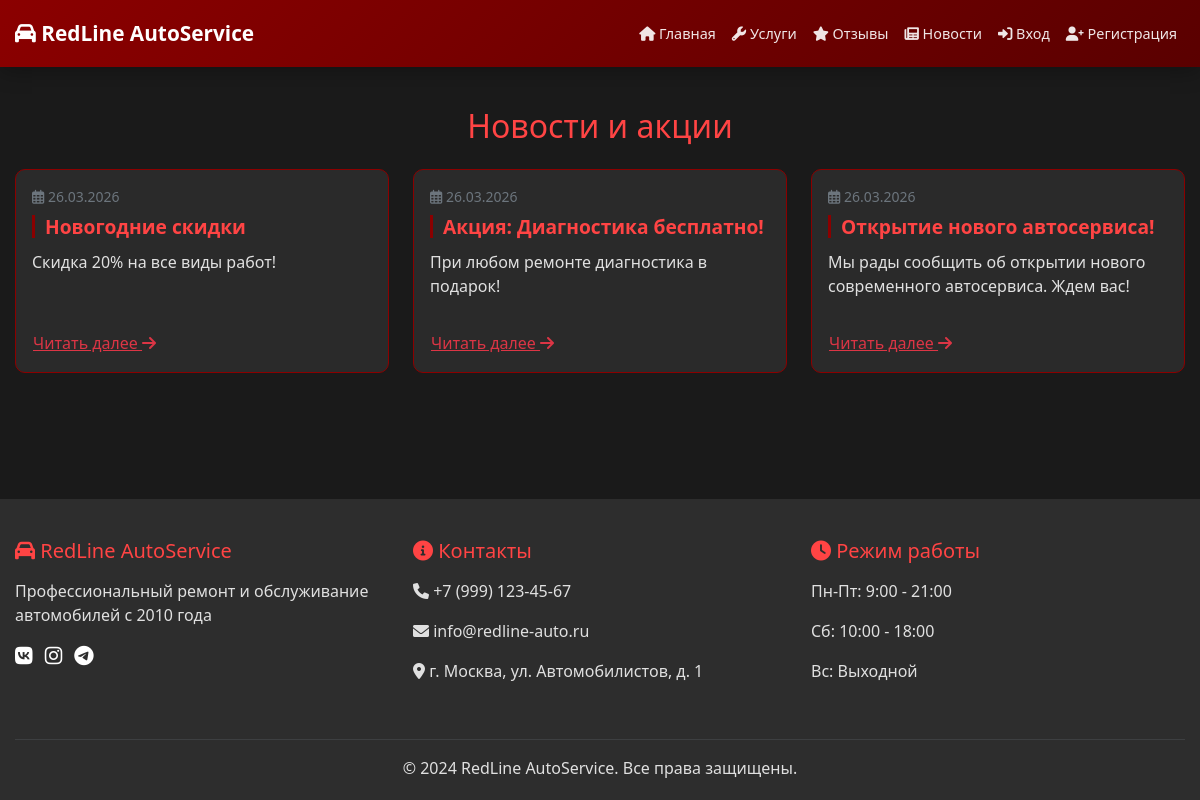
Page /news on the committed database.
### app.py (models this page shows)
class News(db.Model):
    id = db.Column(db.Integer, primary_key=True)
    title = db.Column(db.String(200), nullable=False)
    content = db.Column(db.Text, nullable=False)
    created_at = db.Column(db.DateTime, default=datetime.utcnow)
    is_published = db.Column(db.Boolean, default=True)

### app.py (the view)
@app.route('/news')
def news():
    news_id = request.args.get('id')
    if news_id:
        news_item = News.query.get_or_404(news_id)
        return render_template('news.html', news=news_item, view='detail')
    news_list = News.query.filter_by(is_published=True).order_by(News.created_at.desc()).all()
    return render_template('news.html', news_list=news_list, view='list')

### templates/news.html (shortened to what this page needs)
{% extends "base.html" %}
{% block content %}
<div class="container mt-4">
    {% if view == 'detail' and news %}
        <div class="row">
            <div class="col-md-8 mx-auto">
                <div class="card">
                    <div class="card-body">
                        <h2>{{ news.title }}</h2>
                        <small class="text-muted">{{ news.created_at.strftime('%d.%m.%Y') }}</small>
                        <hr>
                        <p>{{ news.content }}</p>
                        <a href="{{ url_for('news') }}" class="btn btn-outline-primary">← Назад</a>
                    </div>
                </div>
            </div>
        </div>
    {% else %}
        <h2 class="text-center mb-4" style="color: #ff4444;">Новости и акции</h2>
        <div class="row">
            {% for item in news_list %}
            <div class="col-md-4 mb-4">
                <div class="card news-card h-100">
                    <div class="card-body d-flex flex-column">
                        <small class="text-muted mb-2">
                            <i class="far fa-calendar-alt"></i> {{ item.created_at.strftime('%d.%m.%Y') }}
                        </small>
                        <h5 class="card-title">{{ item.title }}</h5>
                        <p class="card-text flex-grow-1">{{ item.content[:100] }}{% if item.content|length > 100 %}...{% endif %}</p>
                        <a href="{{ url_for('news', id=item.id) }}" class="btn btn-link text-danger p-0 mt-3">
                            Читать далее <i class="fas fa-arrow-right"></i>
                        </a>
                    </div>
                </div>
            </div>
            {% endfor %}
        </div>
    {% endif %}
</div>
{% endblock %}

### static/css/style.css (style rules this page uses)
:root { --primary-red: #8B0000; --dark-red: #5a0000; --black: #1a1a1a; --dark-gray: #2d2d2d; --light-gray: #3a3a3a; --text-light: #e0e0e0; }
* { margin: 0; padding: 0; box-sizing: border-box; }
body { background: var(--black); color: var(--text-light); font-family: 'Segoe UI', Tahoma, Geneva, Verdana, sans-serif; display: flex; flex-direction: column; min-height: 100vh; }
.container { max-width: 1200px; margin: 0 auto; padding: 0 20px; }
.card { background: #2a2a2a; border: 1px solid var(--primary-red); border-radius: 10px; transition: transform 0.3s, box-shadow 0.3s; height: 100%; display: flex; flex-direction: column; margin-bottom: 1rem; }
.card-body { flex: 1; display: flex; flex-direction: column; padding: 1rem; }
.card-title { color: #ff4444; font-weight: bold; font-size: 1.2rem; margin-bottom: 0.75rem; border-left: 3px solid var(--primary-red); padding-left: 10px; }
.card-text { color: var(--text-light); line-height: 1.5; flex: 1; }
.news-card { height: 100%; display: flex; flex-direction: column; }
.news-card .card-body { display: flex; flex-direction: column; height: 100%; }
.news-card .card-text { flex: 1; }
.news-card .btn-link { margin-top: auto; align-self: flex-start; padding-left: 0; }
@media (max-width: 1200px) { .container { padding: 0 15px; } }
.container:last-of-type, .row:last-child, .card:last-child { margin-bottom: 0; }

### rows in the picture
News: created_at "26.03.2026", title "Новогодние скидки", content "Скидка 20% на все виды работ!"
News: created_at "26.03.2026", title "Акция: Диагностика бесплатно!", content "При любом ремонте диагностика в подарок!"
News: created_at "26.03.2026", title "Открытие нового автосервиса!", content "Мы рады сообщить об открытии нового современного автосервиса. Ждем вас!"
